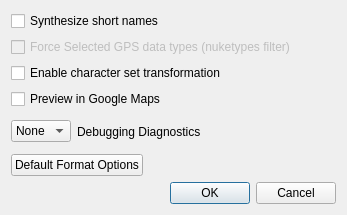
<ui version="4.0" >
 <class>AdvUi</class>
 <widget class="QDialog" name="AdvUi" >
  <property name="geometry" >
   <rect>
    <x>0</x>
    <y>0</y>
    <width>347</width>
    <height>215</height>
   </rect>
  </property>
  <property name="windowTitle" >
   <string>Global Options</string>
  </property>
  <layout class="QVBoxLayout" name="verticalLayout" >
   <item>
    <widget class="QCheckBox" name="synthShortNames" >
     <property name="toolTip" >
      <string>Create smart shortened names. </string>
     </property>
     <property name="text" >
      <string>Synthesize short names</string>
     </property>
    </widget>
   </item>
   <item>
    <widget class="QCheckBox" name="forceGPSTypes" >
     <property name="enabled" >
      <bool>false</bool>
     </property>
     <property name="text" >
      <string>Force Selected GPS data types (nuketypes filter)</string>
     </property>
    </widget>
   </item>
   <item>
    <widget class="QCheckBox" name="enableCharSetXform" >
     <property name="enabled" >
      <bool>true</bool>
     </property>
     <property name="toolTip" >
      <string>Convert character set encoding between input and output</string>
     </property>
     <property name="text" >
      <string>Enable character set transformation</string>
     </property>
    </widget>
   </item>
   <item>
    <widget class="QCheckBox" name="previewGmap" >
     <property name="text" >
      <string>Preview in Google Maps</string>
     </property>
    </widget>
   </item>
   <item>
    <layout class="QHBoxLayout" name="horizontalLayout" >
     <item>
      <widget class="QComboBox" name="debugCombo" >
       <property name="toolTip" >
        <string>Debugging diagnostics.  
Higher number provides more deitaled diagnostics.</string>
       </property>
       <item>
        <property name="text" >
         <string>None</string>
        </property>
       </item>
       <item>
        <property name="text" >
         <string>0</string>
        </property>
       </item>
       <item>
        <property name="text" >
         <string>1</string>
        </property>
       </item>
       <item>
        <property name="text" >
         <string>2</string>
        </property>
       </item>
       <item>
        <property name="text" >
         <string>3</string>
        </property>
       </item>
       <item>
        <property name="text" >
         <string>4</string>
        </property>
       </item>
       <item>
        <property name="text" >
         <string>5</string>
        </property>
       </item>
       <item>
        <property name="text" >
         <string>6</string>
        </property>
       </item>
       <item>
        <property name="text" >
         <string>7</string>
        </property>
       </item>
       <item>
        <property name="text" >
         <string>8</string>
        </property>
       </item>
       <item>
        <property name="text" >
         <string>9</string>
        </property>
       </item>
      </widget>
     </item>
     <item>
      <widget class="QLabel" name="label" >
       <property name="text" >
        <string>Debugging Diagnostics</string>
       </property>
      </widget>
     </item>
     <item>
      <spacer name="horizontalSpacer" >
       <property name="orientation" >
        <enum>Qt::Horizontal</enum>
       </property>
       <property name="sizeHint" stdset="0" >
        <size>
         <width>40</width>
         <height>20</height>
        </size>
       </property>
      </spacer>
     </item>
    </layout>
   </item>
   <item>
    <layout class="QHBoxLayout" name="horizontalLayout_2" >
     <item>
      <widget class="QPushButton" name="formatButton" >
       <property name="toolTip" >
        <string>Set all format input/output options to default values</string>
       </property>
       <property name="text" >
        <string>Default Format Options</string>
       </property>
      </widget>
     </item>
     <item>
      <spacer name="horizontalSpacer_2" >
       <property name="orientation" >
        <enum>Qt::Horizontal</enum>
       </property>
       <property name="sizeHint" stdset="0" >
        <size>
         <width>40</width>
         <height>20</height>
        </size>
       </property>
      </spacer>
     </item>
    </layout>
   </item>
   <item>
    <widget class="QDialogButtonBox" name="buttonBox" >
     <property name="orientation" >
      <enum>Qt::Horizontal</enum>
     </property>
     <property name="standardButtons" >
      <set>QDialogButtonBox::Cancel|QDialogButtonBox::Ok</set>
     </property>
    </widget>
   </item>
  </layout>
 </widget>
 <resources/>
 <connections/>
</ui>
